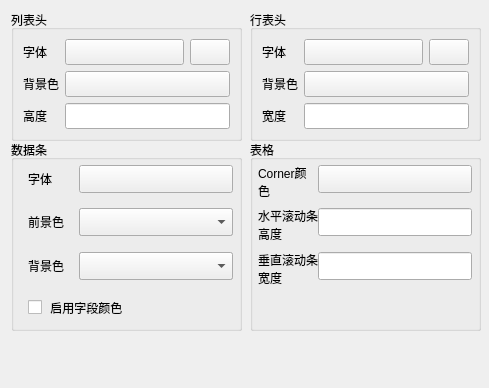
<?xml version="1.0" encoding="UTF-8"?>
<ui version="4.0">
 <class>CAppearanceForm</class>
 <widget class="QWidget" name="CAppearanceForm">
  <property name="geometry">
   <rect>
    <x>0</x>
    <y>0</y>
    <width>489</width>
    <height>388</height>
   </rect>
  </property>
  <property name="sizePolicy">
   <sizepolicy hsizetype="Fixed" vsizetype="Fixed">
    <horstretch>0</horstretch>
    <verstretch>0</verstretch>
   </sizepolicy>
  </property>
  <property name="windowTitle">
   <string>Form</string>
  </property>
  <widget class="QGroupBox" name="groupBox_3">
   <property name="geometry">
    <rect>
     <x>11</x>
     <y>140</y>
     <width>231</width>
     <height>191</height>
    </rect>
   </property>
   <property name="title">
    <string>数据条</string>
   </property>
   <widget class="QLabel" name="label_5">
    <property name="geometry">
     <rect>
      <x>17</x>
      <y>25</y>
      <width>30</width>
      <height>28</height>
     </rect>
    </property>
    <property name="text">
     <string>字体</string>
    </property>
   </widget>
   <widget class="QPushButton" name="dataFontButton">
    <property name="geometry">
     <rect>
      <x>68</x>
      <y>25</y>
      <width>154</width>
      <height>28</height>
     </rect>
    </property>
    <property name="sizePolicy">
     <sizepolicy hsizetype="Minimum" vsizetype="Preferred">
      <horstretch>0</horstretch>
      <verstretch>0</verstretch>
     </sizepolicy>
    </property>
    <property name="text">
     <string/>
    </property>
   </widget>
   <widget class="QCheckBox" name="checkBox">
    <property name="geometry">
     <rect>
      <x>17</x>
      <y>155</y>
      <width>124</width>
      <height>25</height>
     </rect>
    </property>
    <property name="text">
     <string> 启用字段颜色</string>
    </property>
   </widget>
   <widget class="QPushButton" name="tabColorButton">
    <property name="geometry">
     <rect>
      <x>68</x>
      <y>112</y>
      <width>154</width>
      <height>28</height>
     </rect>
    </property>
    <property name="sizePolicy">
     <sizepolicy hsizetype="Minimum" vsizetype="Preferred">
      <horstretch>0</horstretch>
      <verstretch>0</verstretch>
     </sizepolicy>
    </property>
    <property name="text">
     <string/>
    </property>
   </widget>
   <widget class="QPushButton" name="dataColorButton">
    <property name="geometry">
     <rect>
      <x>68</x>
      <y>68</y>
      <width>154</width>
      <height>28</height>
     </rect>
    </property>
    <property name="sizePolicy">
     <sizepolicy hsizetype="Minimum" vsizetype="Preferred">
      <horstretch>0</horstretch>
      <verstretch>0</verstretch>
     </sizepolicy>
    </property>
    <property name="text">
     <string/>
    </property>
   </widget>
   <widget class="QLabel" name="frontColorLabel">
    <property name="geometry">
     <rect>
      <x>17</x>
      <y>68</y>
      <width>45</width>
      <height>28</height>
     </rect>
    </property>
    <property name="text">
     <string>前景色</string>
    </property>
   </widget>
   <widget class="QComboBox" name="frontColorComboBox">
    <property name="geometry">
     <rect>
      <x>68</x>
      <y>68</y>
      <width>154</width>
      <height>28</height>
     </rect>
    </property>
    <property name="sizePolicy">
     <sizepolicy hsizetype="Expanding" vsizetype="Preferred">
      <horstretch>0</horstretch>
      <verstretch>0</verstretch>
     </sizepolicy>
    </property>
   </widget>
   <widget class="QLabel" name="backColorLabel">
    <property name="geometry">
     <rect>
      <x>17</x>
      <y>112</y>
      <width>45</width>
      <height>28</height>
     </rect>
    </property>
    <property name="text">
     <string>背景色</string>
    </property>
   </widget>
   <widget class="QComboBox" name="backColorComboBox">
    <property name="geometry">
     <rect>
      <x>68</x>
      <y>112</y>
      <width>154</width>
      <height>28</height>
     </rect>
    </property>
    <property name="sizePolicy">
     <sizepolicy hsizetype="Expanding" vsizetype="Preferred">
      <horstretch>0</horstretch>
      <verstretch>0</verstretch>
     </sizepolicy>
    </property>
   </widget>
  </widget>
  <widget class="QGroupBox" name="groupBox_4">
   <property name="geometry">
    <rect>
     <x>250</x>
     <y>140</y>
     <width>231</width>
     <height>191</height>
    </rect>
   </property>
   <property name="title">
    <string>表格</string>
   </property>
   <widget class="QLabel" name="label_14">
    <property name="geometry">
     <rect>
      <x>8</x>
      <y>25</y>
      <width>51</width>
      <height>34</height>
     </rect>
    </property>
    <property name="text">
     <string>Corner颜色</string>
    </property>
    <property name="wordWrap">
     <bool>true</bool>
    </property>
   </widget>
   <widget class="QPushButton" name="cornerButton">
    <property name="geometry">
     <rect>
      <x>68</x>
      <y>25</y>
      <width>154</width>
      <height>28</height>
     </rect>
    </property>
    <property name="text">
     <string/>
    </property>
   </widget>
   <widget class="QLabel" name="label_10">
    <property name="geometry">
     <rect>
      <x>8</x>
      <y>68</y>
      <width>61</width>
      <height>34</height>
     </rect>
    </property>
    <property name="text">
     <string>水平滚动条高度</string>
    </property>
    <property name="wordWrap">
     <bool>true</bool>
    </property>
   </widget>
   <widget class="QLineEdit" name="horizontalBarEdit">
    <property name="geometry">
     <rect>
      <x>68</x>
      <y>68</y>
      <width>154</width>
      <height>28</height>
     </rect>
    </property>
   </widget>
   <widget class="QLabel" name="label_11">
    <property name="geometry">
     <rect>
      <x>8</x>
      <y>112</y>
      <width>61</width>
      <height>34</height>
     </rect>
    </property>
    <property name="text">
     <string>垂直滚动条宽度</string>
    </property>
    <property name="wordWrap">
     <bool>true</bool>
    </property>
   </widget>
   <widget class="QLineEdit" name="verticalBarEdit">
    <property name="geometry">
     <rect>
      <x>68</x>
      <y>112</y>
      <width>154</width>
      <height>28</height>
     </rect>
    </property>
   </widget>
  </widget>
  <widget class="QGroupBox" name="groupBox_2">
   <property name="geometry">
    <rect>
     <x>11</x>
     <y>10</y>
     <width>231</width>
     <height>131</height>
    </rect>
   </property>
   <property name="title">
    <string>列表头</string>
   </property>
   <layout class="QGridLayout" name="gridLayout_2">
    <item row="0" column="0">
     <widget class="QLabel" name="label_3">
      <property name="text">
       <string>字体 </string>
      </property>
     </widget>
    </item>
    <item row="0" column="2">
     <widget class="QPushButton" name="rowFontButton">
      <property name="sizePolicy">
       <sizepolicy hsizetype="Expanding" vsizetype="Preferred">
        <horstretch>0</horstretch>
        <verstretch>0</verstretch>
       </sizepolicy>
      </property>
      <property name="text">
       <string/>
      </property>
     </widget>
    </item>
    <item row="0" column="3">
     <widget class="QPushButton" name="rowForeColorButton">
      <property name="sizePolicy">
       <sizepolicy hsizetype="Minimum" vsizetype="Preferred">
        <horstretch>0</horstretch>
        <verstretch>0</verstretch>
       </sizepolicy>
      </property>
      <property name="text">
       <string/>
      </property>
     </widget>
    </item>
    <item row="1" column="0">
     <widget class="QLabel" name="label_4">
      <property name="sizePolicy">
       <sizepolicy hsizetype="Fixed" vsizetype="Preferred">
        <horstretch>0</horstretch>
        <verstretch>0</verstretch>
       </sizepolicy>
      </property>
      <property name="text">
       <string>背景色</string>
      </property>
     </widget>
    </item>
    <item row="2" column="0">
     <widget class="QLabel" name="label_8">
      <property name="text">
       <string>高度</string>
      </property>
     </widget>
    </item>
    <item row="2" column="2" colspan="2">
     <widget class="QLineEdit" name="rowHeaderWidthEdit">
      <property name="sizePolicy">
       <sizepolicy hsizetype="Expanding" vsizetype="Preferred">
        <horstretch>0</horstretch>
        <verstretch>0</verstretch>
       </sizepolicy>
      </property>
      <property name="text">
       <string/>
      </property>
     </widget>
    </item>
    <item row="1" column="2" colspan="2">
     <widget class="QPushButton" name="rowColorButton">
      <property name="sizePolicy">
       <sizepolicy hsizetype="Minimum" vsizetype="Preferred">
        <horstretch>0</horstretch>
        <verstretch>0</verstretch>
       </sizepolicy>
      </property>
      <property name="text">
       <string/>
      </property>
     </widget>
    </item>
   </layout>
  </widget>
  <widget class="QGroupBox" name="groupBox">
   <property name="geometry">
    <rect>
     <x>250</x>
     <y>10</y>
     <width>231</width>
     <height>131</height>
    </rect>
   </property>
   <property name="sizePolicy">
    <sizepolicy hsizetype="Preferred" vsizetype="Preferred">
     <horstretch>0</horstretch>
     <verstretch>0</verstretch>
    </sizepolicy>
   </property>
   <property name="title">
    <string>行表头</string>
   </property>
   <layout class="QGridLayout" name="gridLayout_3">
    <item row="2" column="2" colspan="2">
     <widget class="QLineEdit" name="colHeaderWidthEdit">
      <property name="sizePolicy">
       <sizepolicy hsizetype="Expanding" vsizetype="Preferred">
        <horstretch>0</horstretch>
        <verstretch>0</verstretch>
       </sizepolicy>
      </property>
      <property name="text">
       <string/>
      </property>
     </widget>
    </item>
    <item row="1" column="2" colspan="2">
     <widget class="QPushButton" name="colColorButton">
      <property name="sizePolicy">
       <sizepolicy hsizetype="Minimum" vsizetype="Preferred">
        <horstretch>0</horstretch>
        <verstretch>0</verstretch>
       </sizepolicy>
      </property>
      <property name="text">
       <string/>
      </property>
     </widget>
    </item>
    <item row="0" column="2">
     <widget class="QPushButton" name="colFontButton">
      <property name="sizePolicy">
       <sizepolicy hsizetype="Expanding" vsizetype="Preferred">
        <horstretch>0</horstretch>
        <verstretch>0</verstretch>
       </sizepolicy>
      </property>
      <property name="text">
       <string/>
      </property>
     </widget>
    </item>
    <item row="0" column="3">
     <widget class="QPushButton" name="colForeColorButton">
      <property name="sizePolicy">
       <sizepolicy hsizetype="Minimum" vsizetype="Preferred">
        <horstretch>0</horstretch>
        <verstretch>0</verstretch>
       </sizepolicy>
      </property>
      <property name="text">
       <string/>
      </property>
     </widget>
    </item>
    <item row="1" column="0" colspan="2">
     <widget class="QLabel" name="label_2">
      <property name="sizePolicy">
       <sizepolicy hsizetype="Fixed" vsizetype="Preferred">
        <horstretch>0</horstretch>
        <verstretch>0</verstretch>
       </sizepolicy>
      </property>
      <property name="text">
       <string>背景色</string>
      </property>
     </widget>
    </item>
    <item row="2" column="0">
     <widget class="QLabel" name="label_9">
      <property name="text">
       <string>宽度</string>
      </property>
     </widget>
    </item>
    <item row="0" column="0" colspan="2">
     <widget class="QLabel" name="label">
      <property name="text">
       <string>字体</string>
      </property>
     </widget>
    </item>
   </layout>
  </widget>
 </widget>
 <resources/>
 <connections/>
</ui>
